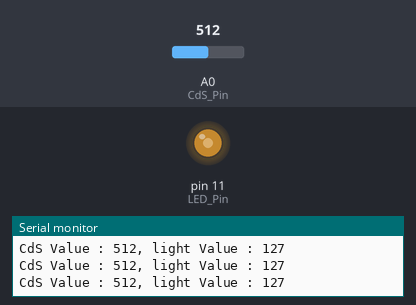
This sketch was run on a simulated Arduino Uno, built with avr-gcc and run on an emulated ATmega328P. Parts: output pins drawn as LEDs (lit = HIGH), the last lines printed to the serial monitor. The inputs (shaded band) are chosen by the test bench; at power-on: A0 (CdS_Pin) = 512.

Above: at 1.3 s.
1.4 s: A0 (CdS_Pin) set to 716
At 2.5 s:
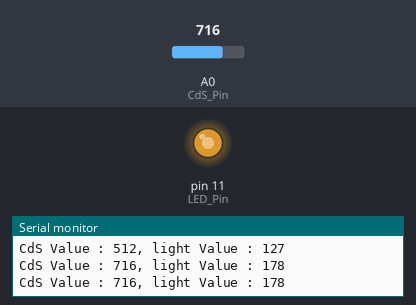
3.0 s: A0 (CdS_Pin) set to 900
At 3.7 s:
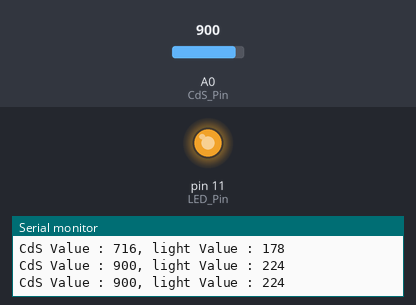
4.5 s: A0 (CdS_Pin) set to 122
At 4.9 s:
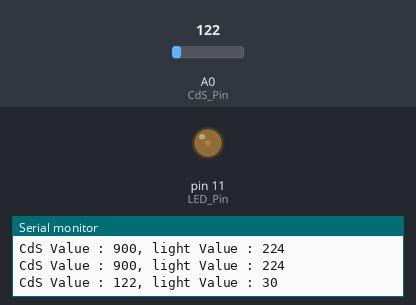
6.0 s: A0 (CdS_Pin) set to 0
At 7.2 s:
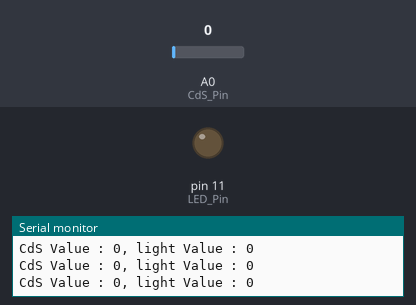
7.5 s: A0 (CdS_Pin) set to 511
At 8.5 s:
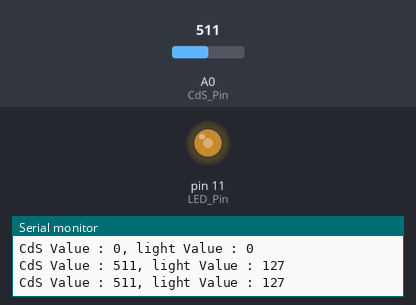
Timing chart, 0 to 10.0 s (numbered marks = the images above; inputs shaded):
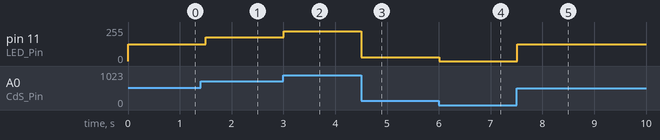

Measured:
- after the input at 1.4 s, pin 11 (LED_Pin): 127/255 → 178/255 after 0.10 s
- after the input at 3.0 s, pin 11 (LED_Pin): 178/255 → 224/255 at once
- after the input at 4.5 s, pin 11 (LED_Pin): 224/255 → 30/255 at once
- after the input at 6.0 s, pin 11 (LED_Pin): 30/255 → 0/255 at once
- after the input at 7.5 s, pin 11 (LED_Pin): 0/255 → 127/255 at once

The sketch:

_05_analogWrite.ino
```cpp
const int LED_Pin = 11;
const int CdS_Pin = A0;
int CdS_value = 0;
int light_value = 0;

void setup() {
  Serial.begin(9600);
}

void loop() {
  CdS_value = analogRead(CdS_Pin);
  light_value = map(CdS_value, 0, 1023, 0, 255);

  Serial.print("CdS Value : ");
  Serial.print(CdS_value);
  Serial.print(", light Value : ");
  Serial.println(light_value);

  analogWrite(LED_Pin, light_value);
  delay(500);
}
```
